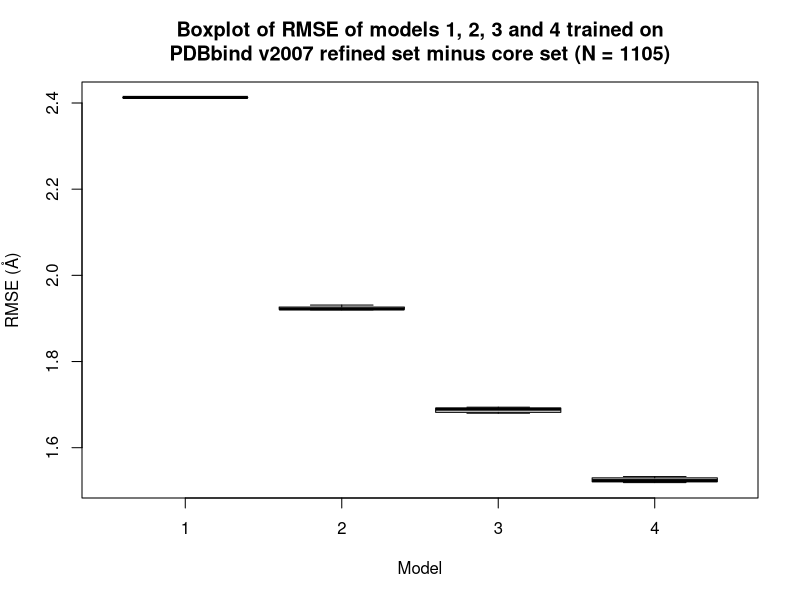
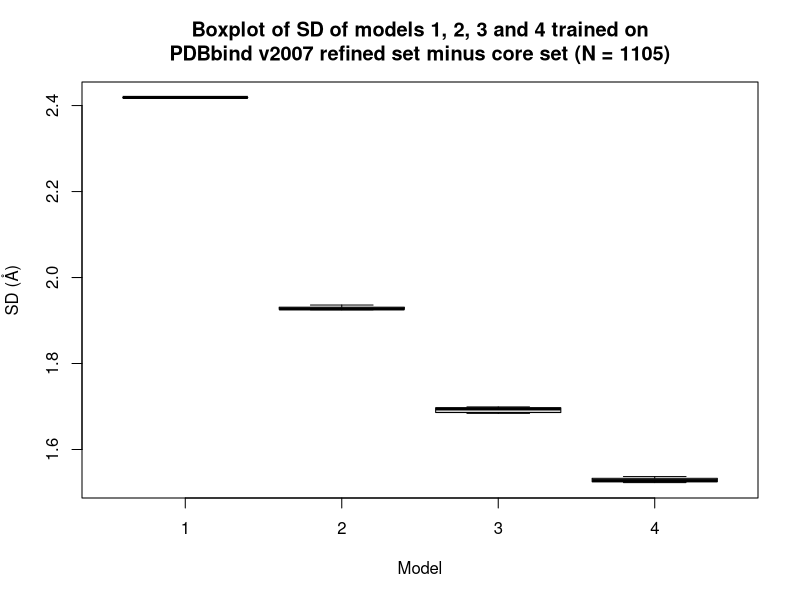
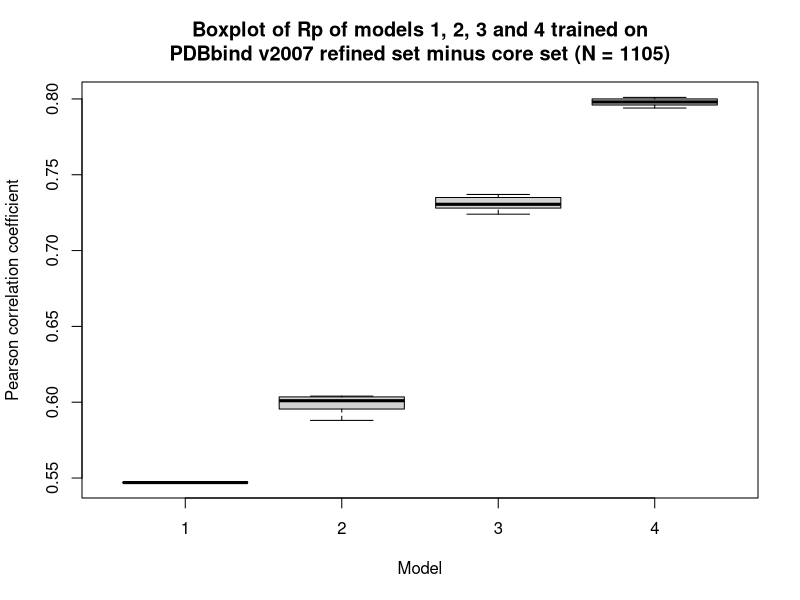
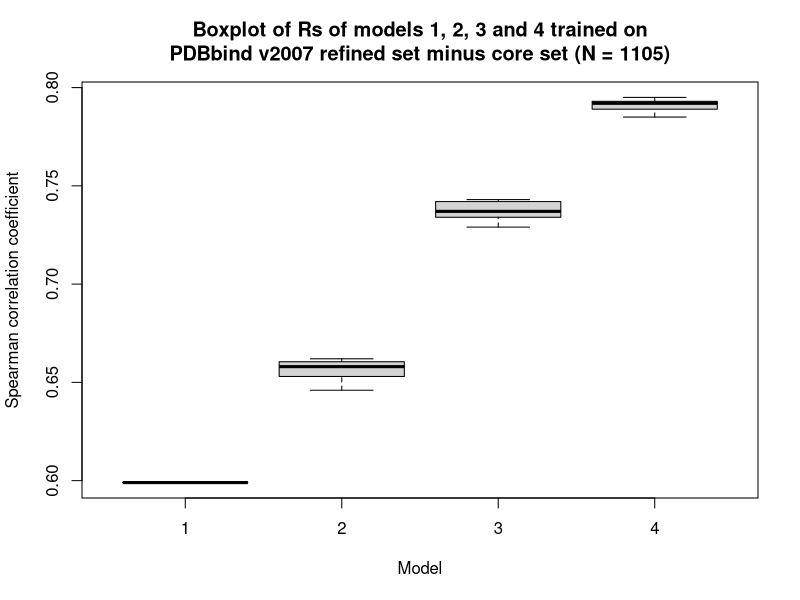
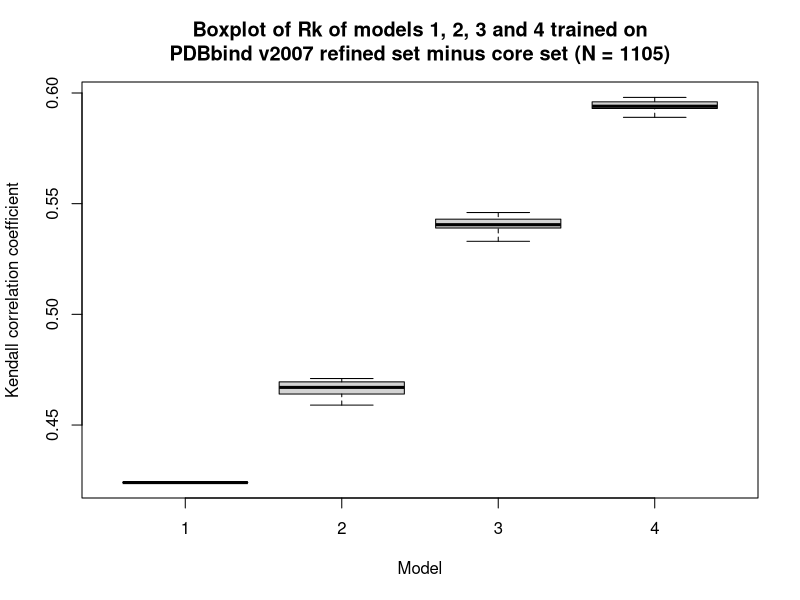

These figures' R source, in order:
#!/usr/bin/env Rscript
model1=read.csv('model1/pdbbind-2007-core-statistics.csv')
model2=read.csv('model2/pdbbind-2007-core-statistics.csv')
model3=read.csv('model3/pdbbind-2007-core-statistics.csv')
model4=read.csv('model4/pdbbind-2007-core-statistics.csv')
rmse=c(model1['rmse'],model2['rmse'],model3['rmse'],model4['rmse'])
sdev=c(model1['sdev'],model2['sdev'],model3['sdev'],model4['sdev'])
pcor=c(model1['pcor'],model2['pcor'],model3['pcor'],model4['pcor'])
scor=c(model1['scor'],model2['scor'],model3['scor'],model4['scor'])
kcor=c(model1['kcor'],model2['kcor'],model3['kcor'],model4['kcor'])
names(rmse)=c('1','2','3','4')
names(sdev)=c('1','2','3','4')
names(pcor)=c('1','2','3','4')
names(scor)=c('1','2','3','4')
names(kcor)=c('1','2','3','4')
#pdf('rmse.pdf')
tiff('rmse.tiff',compression='lzw')
boxplot(rmse,main=sprintf('Boxplot of RMSE of models 1, 2, 3 and 4 trained on\nPDBbind v2007 refined set minus core set (N = 1105)'),xlab='Model',ylab='RMSE (Å)')
#pdf('sdev.pdf')
tiff('sdev.tiff',compression='lzw')
boxplot(sdev,main=sprintf('Boxplot of SD of models 1, 2, 3 and 4 trained on\nPDBbind v2007 refined set minus core set (N = 1105)'),xlab='Model',ylab='SD (Å)')
#pdf('pcor.pdf')
tiff('pcor.tiff',compression='lzw')
boxplot(pcor,main=sprintf('Boxplot of Rp of models 1, 2, 3 and 4 trained on\nPDBbind v2007 refined set minus core set (N = 1105)'),xlab='Model',ylab='Pearson correlation coefficient')
#pdf('scor.pdf')
tiff('scor.tiff',compression='lzw')
boxplot(scor,main=sprintf('Boxplot of Rs of models 1, 2, 3 and 4 trained on\nPDBbind v2007 refined set minus core set (N = 1105)'),xlab='Model',ylab='Spearman correlation coefficient')
#pdf('kcor.pdf')
tiff('kcor.tiff',compression='lzw')
boxplot(kcor,main=sprintf('Boxplot of Rk of models 1, 2, 3 and 4 trained on\nPDBbind v2007 refined set minus core set (N = 1105)'),xlab='Model',ylab='Kendall correlation coefficient')
